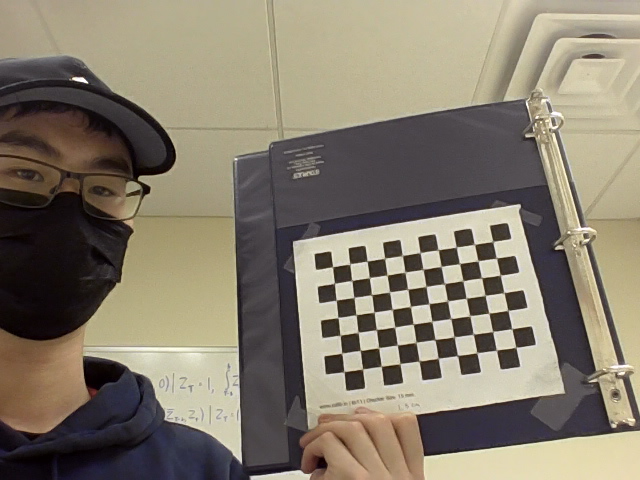
#> input picture images/img0.png, 640 x 480 px; its folder holds 5 pictures in this run
$ python calibration_good.py
#> lines starting #> are read from the running program, lines starting #| are printed output that depends on the picture
import numpy as np
import cv2 as cv
import glob
import pickle


################ FIND CHESSBOARD CORNERS - OBJECT POINTS AND IMAGE POINTS #############################

chessboardSize = (10,7) # changed first number from 9 to 6
frameSize = (480, 640) #(640,480)

#print(frame.shape)

# termination criteria
criteria = (cv.TERM_CRITERIA_EPS + cv.TERM_CRITERIA_MAX_ITER, 30, 0.001)


# prepare object points, like (0,0,0), (1,0,0), (2,0,0) ....,(6,5,0)
objp = np.zeros((chessboardSize[0] * chessboardSize[1], 3), np.float32)
objp[:,:2] = np.mgrid[0:chessboardSize[0],0:chessboardSize[1]].T.reshape(-1,2)

#size_of_chessboard_squares_mm = 20
#objp = objp * size_of_chessboard_squares_mm


# Arrays to store object points and image points from all the images.
objpoints = [] # 3d point in real world space
imgpoints = [] # 2d points in image plane.


images = glob.glob('images/*.png')


count = 0 #newline
for image in images:
    count = count+1
    if count == 40: #number of images to consider
        break

    print(image)
    img = cv.imread(image)
#> img is the input picture: shape (480, 640, 3); mean B, G, R 109.1, 125, 133.7
    print(img.shape)
#| (480, 640, 3)
    gray = cv.cvtColor(img, cv.COLOR_BGR2GRAY)
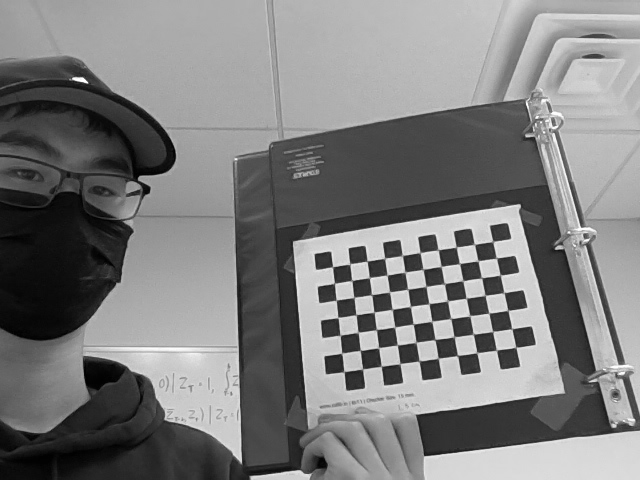
#> gray: shape (480, 640); min 1, max 254, mean 125.8

    #new
    img = cv.putText(img, "Hello", (225,225), cv.FONT_HERSHEY_SIMPLEX, 1,
                 (0,0,255), 2, cv.LINE_AA, False)

    # Find the chess board corners
    ret, corners = cv.findChessboardCorners(gray, chessboardSize, None)
#> ret = True; corners = 70 rows, first 8: [332.5, 266.8], [350, 264], [367.1, 261.2], [384.8, 258.4], [402.4, 255.5], [420.1, 252.7], [438.2, 249.7], [456.3, 246.9]

    # If found, add object points, image points (after refining them)
    if ret == True:
        print("true")
        objpoints.append(objp)
        corners2 = cv.cornerSubPix(gray, corners, (11,11), (-1,-1), criteria)
#> corners2 = 70 rows, first 8: [332.6, 266.7], [349.7, 263.9], [367.2, 261.1], [384.6, 258.3], [402.3, 255.5], [420, 252.5], [438.1, 249.8], [456.3, 247.1]
        imgpoints.append(corners)

        # Draw and display the corners
        cv.drawChessboardCorners(img, chessboardSize, corners2, ret)
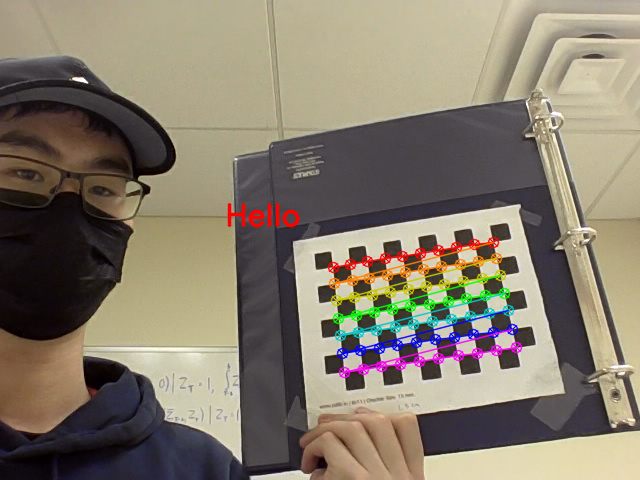
#> img: shape (480, 640, 3); mean B, G, R 108.6, 124.4, 133.9
        cv.imshow('img', img)
        cv.waitKey(1000)
#> pass 2 of the loop `for image in images:`:
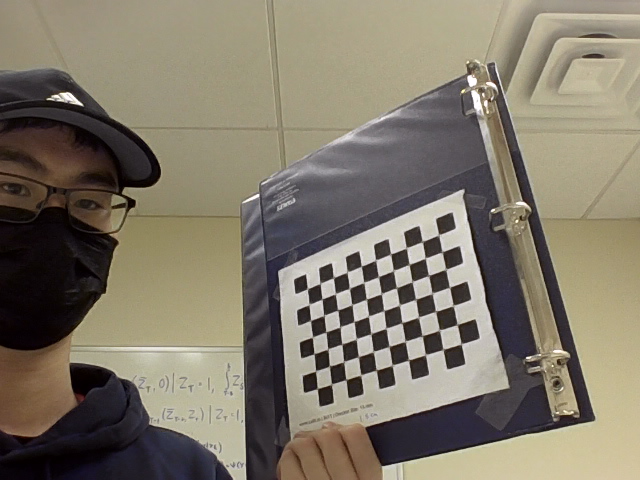
#> input picture images/img1.png, 640 x 480 px
#> img is the input picture: shape (480, 640, 3); mean B, G, R 105.2, 120.4, 128.2
#| (480, 640, 3)
#> `gray = cv.cvtColor(img, cv.COLOR_BGR2GRAY)`:
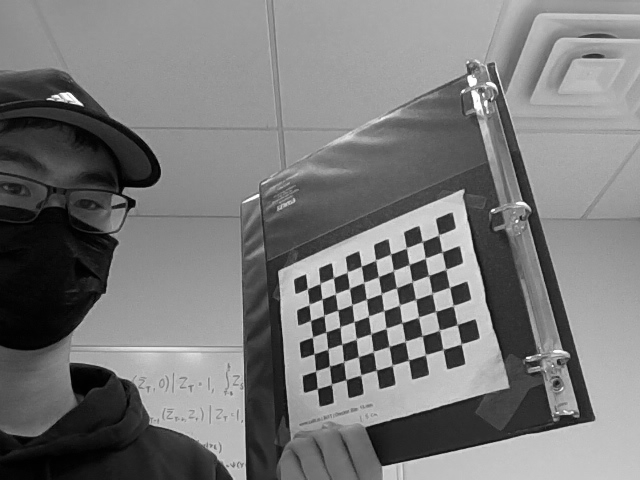
#> gray: shape (480, 640); min 1, max 255, mean 120.9
#> corners = 70 rows, first 8: [307.4, 288.6], [320.2, 283.7], [333.6, 277.7], [347.5, 271.4], [361.4, 266.2], [375.7, 259.5], [390.8, 253.8], [406.4, 247.6]
#> corners2 = 70 rows, first 8: [307.4, 288.5], [319.8, 283.4], [333.4, 277.4], [347.2, 272.1], [361.4, 266.2], [375.6, 260.2], [390.6, 254.1], [406.4, 247.9]
#> `cv.drawChessboardCorners(img, chessboardSize, corners2, ret)`:
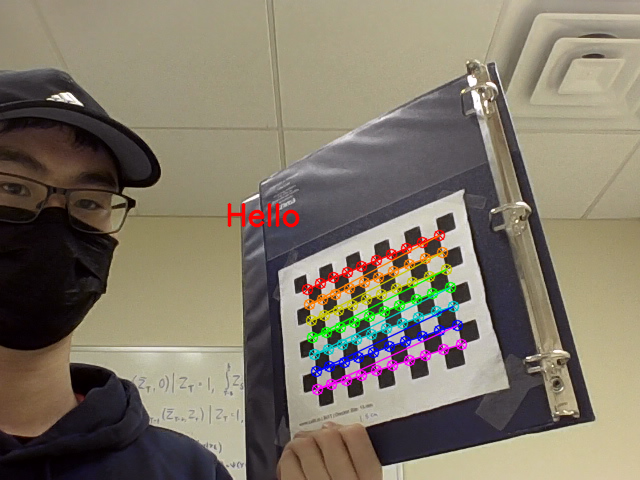
#> img: shape (480, 640, 3); mean B, G, R 104.7, 119.9, 128.6
#> pass 3 of the loop `for image in images:`:
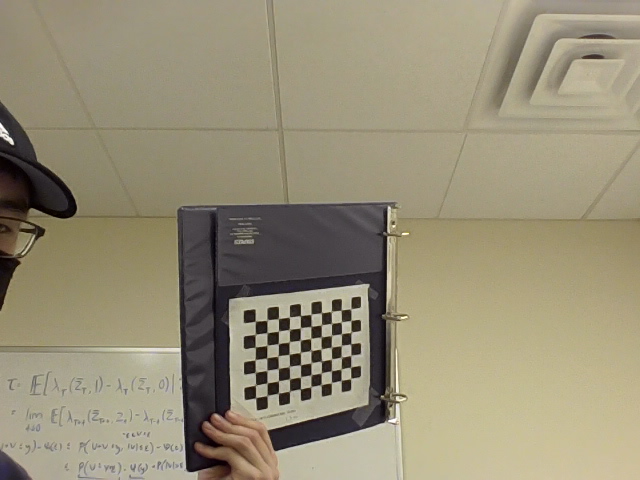
#> input picture images/img10.png, 640 x 480 px
#> img is the input picture: shape (480, 640, 3); mean B, G, R 119.3, 143.2, 151.2
#| (480, 640, 3)
#> `gray = cv.cvtColor(img, cv.COLOR_BGR2GRAY)`:
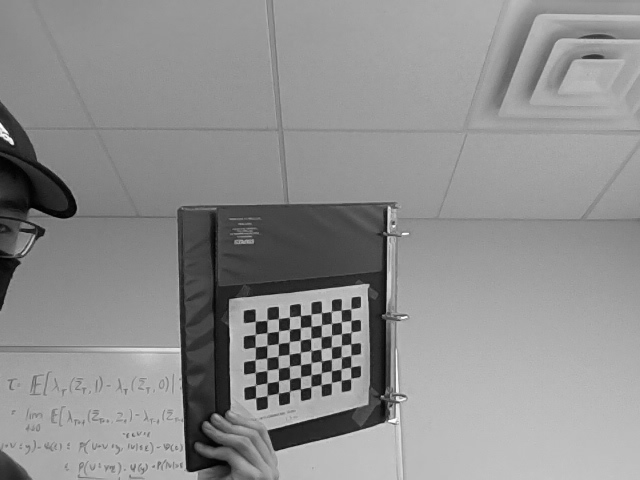
#> gray: shape (480, 640); min 1, max 254, mean 142.9
#> corners = 70 rows, first 8: [255.3, 321.2], [267.1, 320.2], [278.3, 318.6], [289.3, 317], [300.5, 315.6], [311.1, 314.4], [321.4, 312.6], [331.4, 311.6]
#> corners2 = 70 rows, first 8: [261.3, 319.7], [274, 326.1], [284, 324.4], [284, 324.4], [304.9, 313.8], [305, 320.8], [326.7, 317.1], [331.4, 317.1]
#> `cv.drawChessboardCorners(img, chessboardSize, corners2, ret)`:
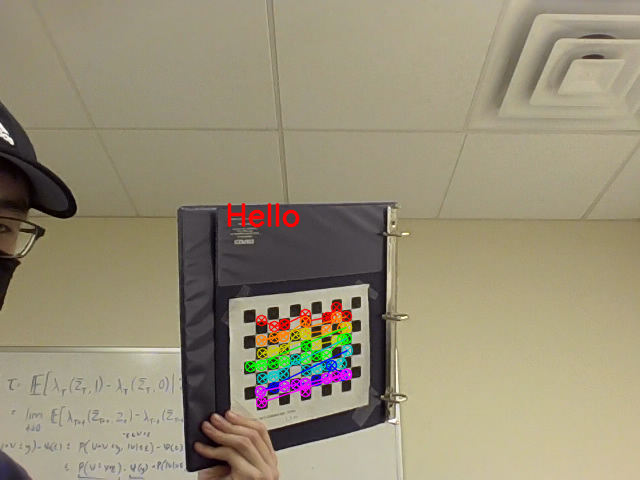
#> img: shape (480, 640, 3); mean B, G, R 119.1, 143.2, 151.9
#> the loop made 5 passes; the first 3 are shown


cv.destroyAllWindows()


print(objpoints)
print(imgpoints)

############## CALIBRATION #######################################################

ret, cameraMatrix, dist, rvecs, tvecs = cv.calibrateCamera(objpoints, imgpoints, frameSize, None, None)


np.savez('B.npz', mtx=cameraMatrix, dist=dist, rvecs=rvecs, tvecs=tvecs)
#new line above


print("Camera Calibrated:", ret)
print("\n\n")
print("Camera Matrix:\n", cameraMatrix)
print("\n\n")
print("Distortion Parameters:", dist)
print("\n\n")
print("Rotation Vectors:", rvecs)
print("\n\n")
print("Translation Vectors:", tvecs)
print("\n\n")

# Save the camera calibration result for later use (we won't worry about rvecs / tvecs)
pickle.dump((cameraMatrix, dist), open( "calibration.pkl", "wb" ))
pickle.dump(cameraMatrix, open( "cameraMatrix.pkl", "wb" ))
pickle.dump(dist, open( "dist.pkl", "wb" ))


############## UNDISTORTION #####################################################

img = cv.imread('images/img0.png')
h,  w = img.shape[:2]
#> h = 480; w = 640
newCameraMatrix, roi = cv.getOptimalNewCameraMatrix(cameraMatrix, dist, (w,h), 1, (w,h))


# Undistort
dst = cv.undistort(img, cameraMatrix, dist, None, newCameraMatrix)
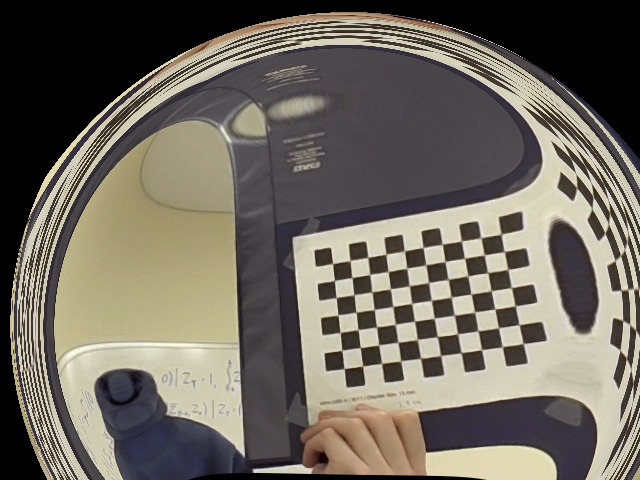
#> dst: shape (480, 640, 3); mean B, G, R 95, 105.1, 110.8

# crop the image
x, y, w, h = roi
dst = dst[y:y+h, x:x+w]
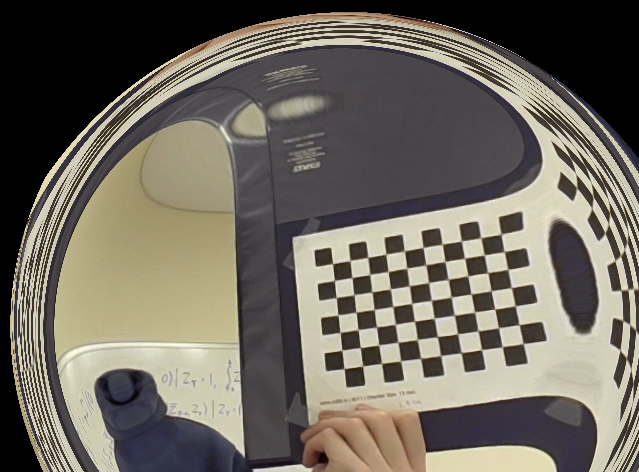
#> dst: shape (472, 639, 3); mean B, G, R 95.2, 105.5, 111.1
cv.imwrite('caliResult1.png', dst)


# Undistort with Remapping
mapx, mapy = cv.initUndistortRectifyMap(cameraMatrix, dist, None, newCameraMatrix, (w,h), 5)
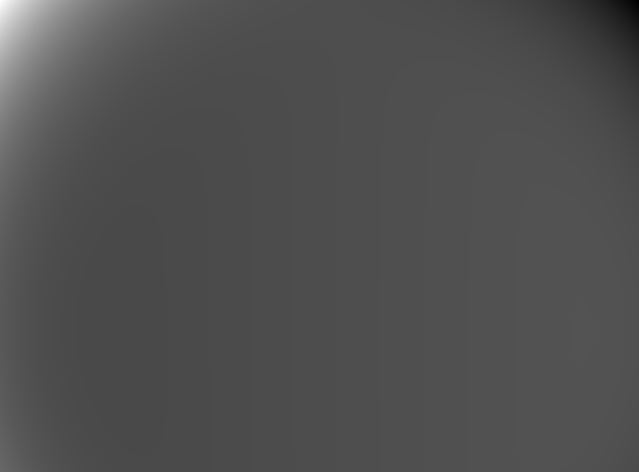
#> mapx: shape (472, 639) float32; min -3006.2, max 7918.7, mean 434.8; drawn with min black and max white
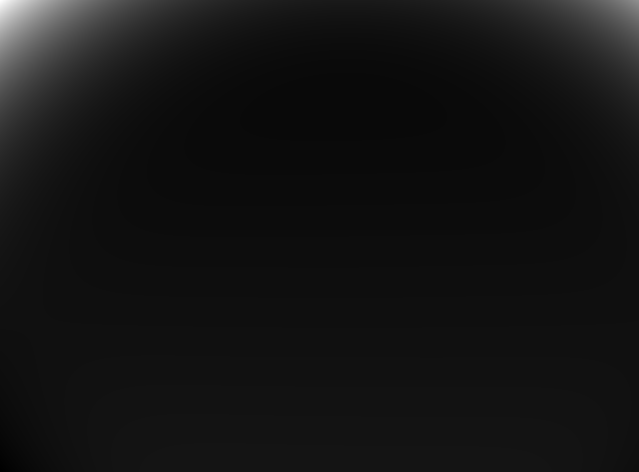
#> mapy: shape (472, 639) float32; min -147.1, max 7454.3, mean 456.3; drawn with min black and max white
dst = cv.remap(img, mapx, mapy, cv.INTER_LINEAR)

# crop the image
x, y, w, h = roi
dst = dst[y:y+h, x:x+w]
cv.imwrite('caliResult2.png', dst)


# Reprojection Error
mean_error = 0

for i in range(len(objpoints)):
    imgpoints2, _ = cv.projectPoints(objpoints[i], rvecs[i], tvecs[i], cameraMatrix, dist)
    error = cv.norm(imgpoints[i], imgpoints2, cv.NORM_L2)/len(imgpoints2)
    mean_error += error
print(cameraMatrix)
print( "total error: {}".format(mean_error/len(objpoints)) )
